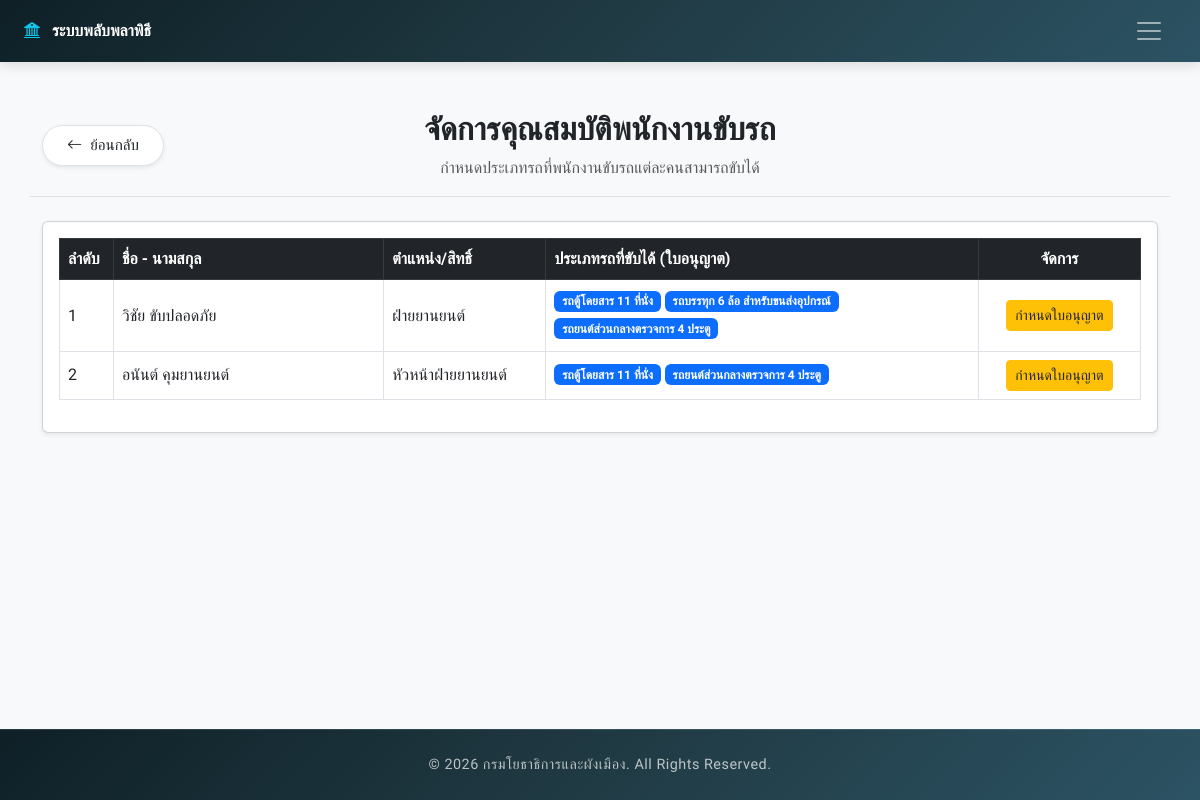
The page /manage_drivers.php (signed in) on the database its author committed.
### tables this page shows
CREATE TABLE IF NOT EXISTS `users` (
  `id` int(11) NOT NULL AUTO_INCREMENT,
  `username_sso` varchar(100) DEFAULT NULL,
  `password_hash` varchar(255) DEFAULT NULL,
  `fname` varchar(100) NOT NULL,
  `lname` varchar(100) NOT NULL,
  `depart_code` varchar(20) DEFAULT NULL,
  `depart_name` varchar(255) DEFAULT NULL,
  `email` varchar(150) DEFAULT NULL,
  `mobile_phone` varchar(50) DEFAULT NULL,
  `cid` varchar(20) DEFAULT NULL,
  `role` enum('super_admin','admin','head_operation','coordinator_operation','staff_operation','head_vehicle','staff_vehicle','pending') NOT NULL DEFAULT 'pending',
  `created_at` timestamp NOT NULL DEFAULT CURRENT_TIMESTAMP,
  PRIMARY KEY (`id`),
  UNIQUE KEY `idx_users_username_sso` (`username_sso`),
  KEY `idx_users_role` (`role`)
);

### includes/auth.php (called while the page is built, shortened)
<?php
function current_user_role(): string
{
    return (string)($_SESSION['role'] ?? '');
}
function is_logged_in(): bool
{
    return !empty($_SESSION['user_id']);
}
function has_role(array|string $roles): bool
{
    $currentRole = current_user_role();
    return in_array($currentRole, $roles, true);
}
    ?>

### manage_drivers.php (the view, shortened to what this page needs)
<?php
require_once __DIR__ . '/includes/auth.php';
$conn = get_db();
$is_head = has_role([ROLE_HEAD_VEHICLE, ROLE_SUPER_ADMIN]);
$stmtUsers = $conn->query("
    SELECT id, fname, lname, role, depart_name
    FROM users
    WHERE role IN ('staff_vehicle', 'head_vehicle')
    ORDER BY fname ASC
");
$drivers = $stmtUsers->fetchAll(PDO::FETCH_ASSOC);
$stmtQual = $conn->query("SELECT user_id, vehicle_type FROM driver_qualifications");
$qualifications = [];
while ($row = $stmtQual->fetch(PDO::FETCH_ASSOC)) {
    $qualifications[$row['user_id']][] = $row['vehicle_type'];
}
?>
<!DOCTYPE html>
<html lang="th">
<head>
       <link href="https://cdn.jsdelivr.net/npm/bootstrap@5.3.0/dist/css/bootstrap.min.css" rel="stylesheet">
    <link rel="stylesheet" href="https://cdn.jsdelivr.net/npm/bootstrap-icons@1.10.5/font/bootstrap-icons.css">
    <link href="https://cdn.jsdelivr.net/npm/bootstrap@5.3.0/dist/css/bootstrap.min.css" rel="stylesheet">
    <link rel="stylesheet" href="css/responsive.css">
</head>
<body class="bg-light">
<?php include 'menu.php'; ?>
<div class="container py-5">
    <div class="row align-items-center mb-4 pb-3 border-bottom">
        <div class="col-12 col-md-3 text-start mb-3 mb-md-0">
            <a href="<?php echo $is_head ? 'home_head_vehicle.php' : 'home_vehicle.php'; ?>" class="btn btn-white border shadow-sm rounded-pill d-inline-flex align-items-center hover-primary transition-all px-4 py-2 bg-white" style="font-size: 0.95rem; font-weight: 500;">
                <i class="bi bi-arrow-left me-2"></i>ย้อนกลับ
            </a>
        </div>
        <div class="col-12 col-md-6 text-center">
            <h2 class="fw-bold mb-0">จัดการคุณสมบัติพนักงานขับรถ</h2>
            <p class="text-muted mt-2 mb-0">กำหนดประเภทรถที่พนักงานขับรถแต่ละคนสามารถขับได้</p>
        </div>
    </div>
    <div class="card shadow-sm">
        <div class="card-body">
            <div class="table-responsive">
                <table class="table table-bordered table-hover align-middle" style="min-width: 800px;">
                    <thead class="table-dark">
                        <tr>
                            <th width="5%">ลำดับ</th>
                            <th width="25%">ชื่อ - นามสกุล</th>
                            <th width="15%">ตำแหน่ง/สิทธิ์</th>
                            <th width="<?php echo $is_head ? '40%' : '55%'; ?>">ประเภทรถที่ขับได้ (ใบอนุญาต)</th>
                            <?php if($is_head): ?>
                            <th width="15%" class="text-center">จัดการ</th>
                            <?php endif; ?>
                        </tr>
                    </thead>
                    <tbody>
                        <?php if (count($drivers) > 0): ?>
                            <?php foreach ($drivers as $index => $driver): ?>
                                <?php
                                    $driver_id = $driver['id'];
                                    $driver_qualifications = isset($qualifications[$driver_id]) ? $qualifications[$driver_id] : [];
                                ?>
                                <tr>
                                    <td><?= $index + 1 ?></td>
                                    <td><?= htmlspecialchars($driver['fname'] . ' ' . $driver['lname']) ?></td>
                                    <td>
                                        <?php
                                            if($driver['role'] == 'head_vehicle') echo 'หัวหน้าฝ่ายยานยนต์';
                                            else if($driver['role'] == 'staff_vehicle') echo 'ฝ่ายยานยนต์';
                                            else echo htmlspecialchars($driver['role']);
                                        ?>
                                    </td>
                                    <td>
                                        <?php if (!empty($driver_qualifications)): ?>
                                            <?php foreach ($driver_qualifications as $vq): ?>
                                                <span class="badge bg-primary mb-1"><?= htmlspecialchars($vq) ?></span>
                                            <?php endforeach; ?>
                                        <?php else: ?>
                                            <span class="text-muted">ยังไม่กำหนดประเภทรถ</span>
                                        <?php endif; ?>
                                    </td>
                                <?php if($is_head): ?>
                                    <td class="text-center">
                                        <button class="btn btn-warning btn-sm text-dark"
                                                onclick="openManageModal(<?= $driver_id ?>, '<?= htmlspecialchars($driver['fname'] . ' ' . $driver['lname']) ?>', '<?= implode(',', $driver_qualifications) ?>')">
                                            กำหนดใบอนุญาต
                                        </button>
                                    </td>
                                <?php endif; ?>
                                </tr>
                            <?php endforeach; ?>
                        <?php else: ?>
                            <tr>
                            <td colspan="<?php echo $is_head ? '5' : '4'; ?>" class="text-center text-muted">ไม่พบบุคลากรฝ่ายยานยนต์ในระบบ</td>
                            </tr>
                        <?php endif; ?>
                    </tbody>
                </table>
            </div>
        </div>
    </div>
</div>
</body>
</html>
<?php if(file_exists('footer.php')) require 'footer.php'; ?>

### css/responsive.css (style rules this page uses)
body > *, .content-wrapper, .d-flex > *, .row > *, .card, .custom-card, .card-custom, .modal-content { min-width: 0; }
.table-responsive, .overflow-x-auto { max-width: 100%; min-width: 0; overflow-x: auto; -webkit-overflow-scrolling: touch; }

### footer.php (style rules this page uses)
html { height: 100%; }
body { font-family: 'Prompt', sans-serif; background-color: #f0f2f5; display: flex; flex-direction: column; min-height: 100vh; margin: 0; }

### rows shown on the page
users: fname+lname "วิชัย ขับปลอดภัย", role "ฝ่ายยานยนต์", id "รถตู้โดยสาร 11 ที่นั่ง", id "รถบรรทุก 6 ล้อ สำหรับขนส่งอุปกรณ์", id "รถยนต์ส่วนกลางตรวจการ 4 ประตู"
users: fname+lname "อนันต์ คุมยานยนต์", role "หัวหน้าฝ่ายยานยนต์", id "รถตู้โดยสาร 11 ที่นั่ง", id "รถยนต์ส่วนกลางตรวจการ 4 ประตู"
